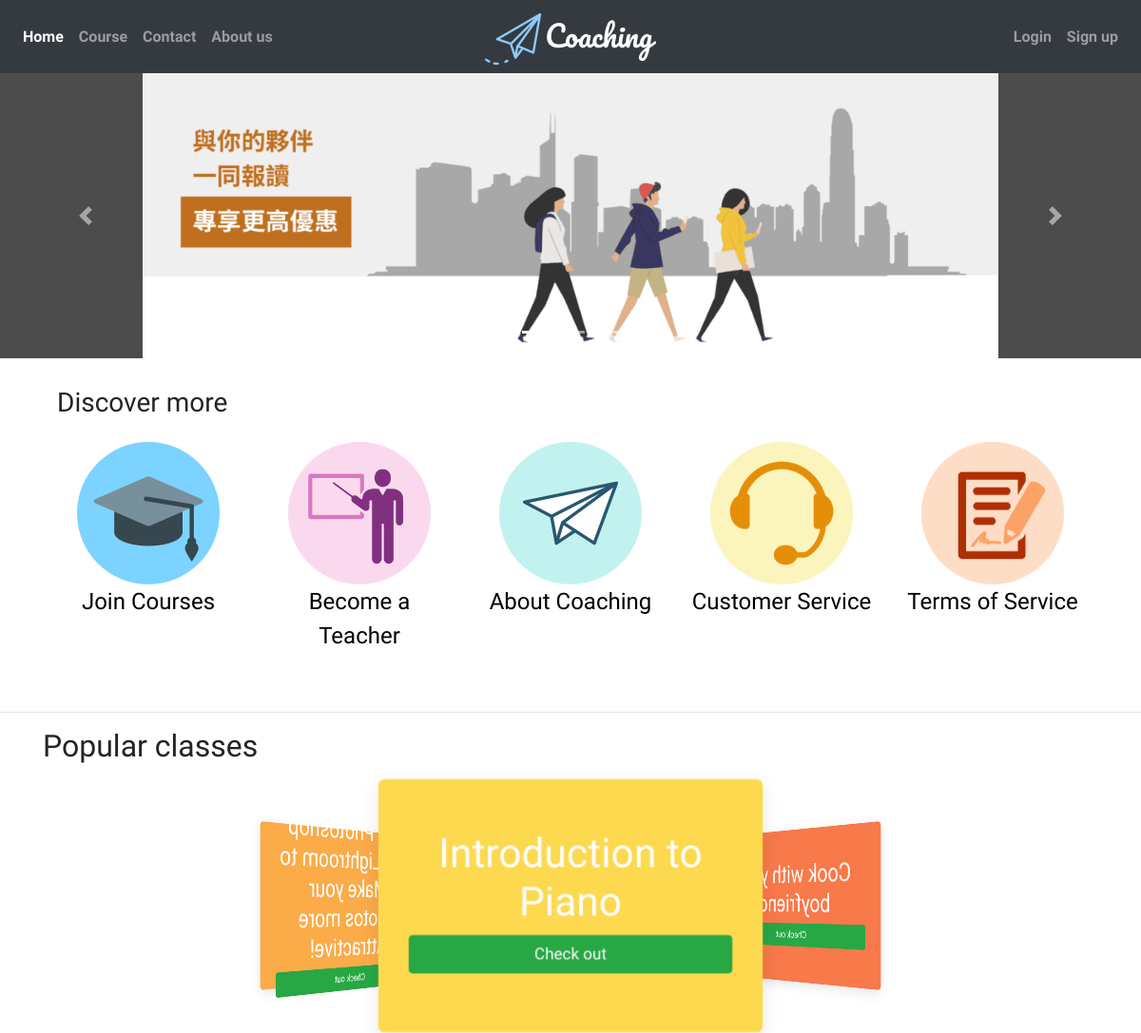
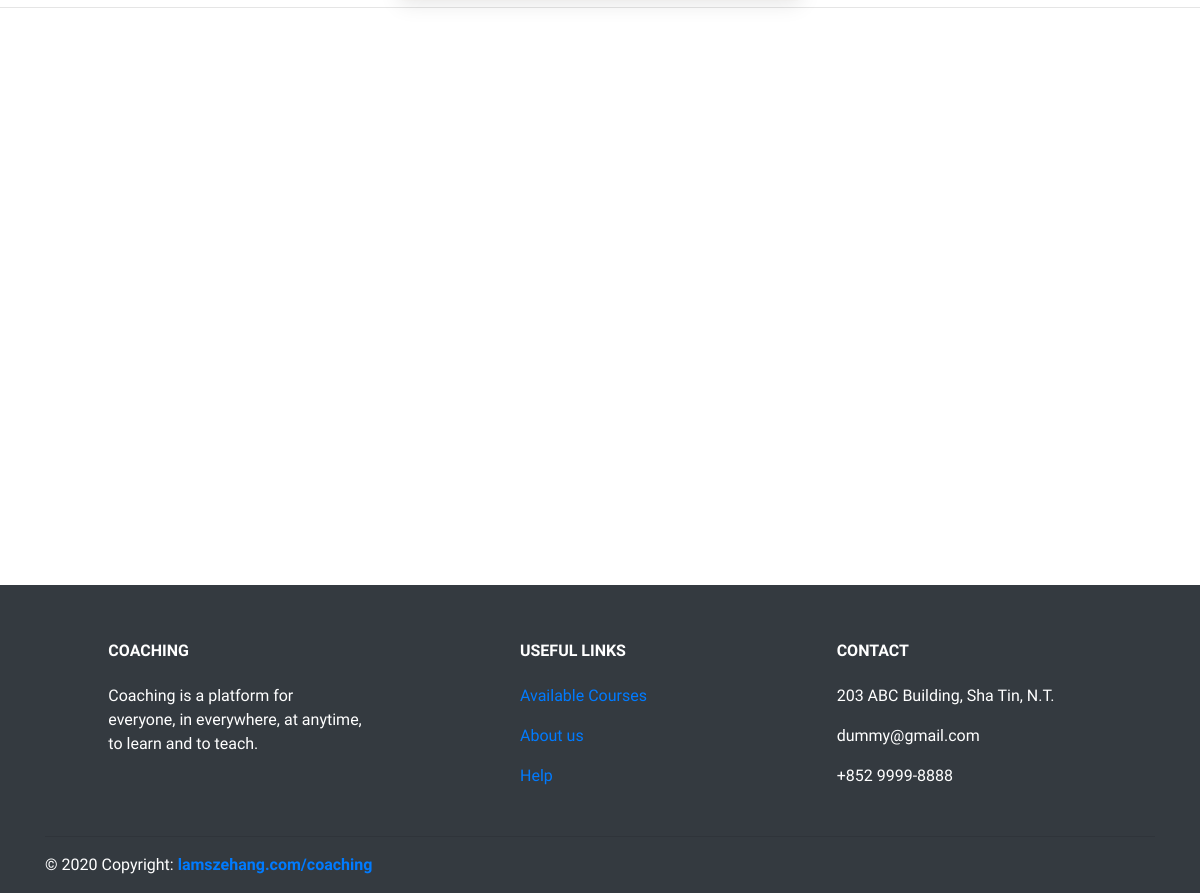
The page / on the database its author committed (2 pictures, top to bottom).
### tables this page shows
CREATE TABLE `courseinfo` (
  `courseId` int(255) NOT NULL,
  `courseName` varchar(255) DEFAULT NULL,
  `courseCategory` varchar(255) DEFAULT NULL,
  `courseContent` text,
  `courseFee` decimal(8,2) DEFAULT NULL,
  `courseImage` longblob,
  `createdBy` int(255) DEFAULT NULL,
  `skypeId` varchar(255) DEFAULT NULL
);

### index.php (the view, shortened to what this page needs)
<!DOCTYPE html>
<html lang="en">
<head>
    <link rel="stylesheet" href="https://stackpath.bootstrapcdn.com/bootstrap/4.4.1/css/bootstrap.min.css"
>
    <link rel="stylesheet" href="./style.css">
</head>
<body>
    <?php
    $servername = "localhost";
    $dbusername = "coachingAdmin";
    $dbpassword = "admin3105";
    $dbname = "coachingdb";
    $conn = mysqli_connect($servername, $dbusername, $dbpassword) or die("Connection failed");
    mysqli_select_db($conn, $dbname) or die("Could not select database");
    ?>
    <nav class="navbar navbar-expand-lg navbar-dark bg-dark sticky-top">
        <div class="navbar-collapse collapse w-100 order-1 order-md-0 dual-collapse2">
            <ul class="navbar-nav mr-auto">
                <li class="nav-item active">
                    <a class="nav-link" href="./index.php">Home</a>
                </li>
                <li class="nav-item">
                    <a class="nav-link" href="./availableCourse.php">Course</a>
                </li>
                <li class="nav-item">
                    <a class="nav-link" href="./contactUs.php">Contact</a>
                </li>
                <li class="nav-item">
                    <a class="nav-link" href="./aboutus.php">About us</a>
                </li>
            </ul>
        </div>
        <div class="mx-auto order-0">
            <img src="./images/logo.png" alt="">
        </div>
        <?php
            if (isset($_SESSION["userid"])){
                if($_SESSION["usertype"] == 1){
                    $username = $_SESSION["username"];
                    print('<div class="navbar-collapse collapse w-100 order-3 dual-collapse2">');
                    print('<ul class="navbar-nav ml-auto">');
                    print('<li class="nav-item active dropdown">');
                        print('<a class="nav-link dropdown-toggle" href="" id="teacherDropDownMenu" data-toggle="dropdown" aria-haspopup="true" aria-expanded="false">Hi, ' . "$username</a>");
                        print('
                            <div class="dropdown-menu" aria-labelledby="teacherDropDownMenu">
                              <h6 class="dropdown-header">Your courses</h6>
                              <a class="dropdown-item" href="createdCourses.php">Created courses</a>
                              <a class="dropdown-item" href="enrolledCourse.php">Enrolled courses</a>
                              <hr>
                              <h6 class="dropdown-header">Other actions</h6>
                              <a class="dropdown-item" href="availableCourse.php">Available courses</a>
                              <a class="dropdown-item" href="createCourseForm.php">Create your course</a>
                            </div>
                        ');
                    print('</li>');
                    print('<li class="nav-item active">');
                    print('<a class="nav-link" href="logout.php" id="logoutBtn">Logout</a>');
                    print('</li>');
                    print('</ul>');
                    print('</div>');
                }else{
                    $username = $_SESSION["username"];
                    print('<div class="navbar-collapse collapse w-100 order-3 dual-collapse2">');
                    print('<ul class="navbar-nav ml-auto">');
                    print('<li class="nav-item active dropdown">');
                        print('<a class="nav-link dropdown-toggle" href="" id="teacherDropDownMenu" data-toggle="dropdown" aria-haspopup="true" aria-expanded="false">Hi, ' . "$username</a>");
                        print('
                            <div class="dropdown-menu" aria-labelledby="teacherDropDownMenu">
                              <h6 class="dropdown-header">Your courses</h6>
                              <a class="dropdown-item" href="enrolledCourse.php">Enrolled courses</a>
                              <hr>
                              <h6 class="dropdown-header">Other actions</h6>
                              <a class="dropdown-item" href="availableCourse.php">Available courses</a>
                            </div>
                        ');
                    print('</li>');
                    print('<li class="nav-item active">');
                    print('<a class="nav-link" href="logout.php" id="logoutBtn">Logout</a>');
                    print('</li>');
                    print('</ul>');
                    print('</div>');
                }
            }else{
                print('
                    <div class="navbar-collapse collapse w-100 order-3 dual-collapse2">
                    <ul class="navbar-nav ml-auto">
                    <li class="nav-item">
                    <a class="nav-link" href="./login.html">Login</a>
                    </li>
                    <li class="nav-item">
                    <a class="nav-link" href="./signup.html">Sign up</a>
                    </li>
                    </ul>
                    </div>');
            }
            ?>
    </nav>
    <div id="carouselExampleIndicators" class="carousel slide carousel-fade" data-ride="carousel">
      <ol class="carousel-indicators">
        <li data-target="#carouselExampleIndicators" data-slide-to="0" class="active"></li>
        <li data-target="#carouselExampleIndicators" data-slide-to="1"></li>
        <li data-target="#carouselExampleIndicators" data-slide-to="2"></li>
      </ol>
      <div class="carousel-inner">
        <div class="carousel-item active">
          <img src="./images/carousel3.png" class="d-block w-100" alt="Image Error">
        </div>
      </div>
      <a class="carousel-control-prev" href="#carouselExampleIndicators" role="button" data-slide="prev">
        <span class="carousel-control-prev-icon" aria-hidden="true"></span>
      </a>
      <a class="carousel-control-next" href="#carouselExampleIndicators" role="button" data-slide="next">
        <span class="carousel-control-next-icon" aria-hidden="true"></span>
      </a>
    </div>
    <div class="container" id="indexDiscover">
      <div class="row">
        <div class="col-12">
          <h3>Discover more</h3>
        </div>
        <div class="col">
        </div>
      </div>
      <div class="row">
        <div class="col discoverContent">
            <a href="./availableCourse.php" class="discoverAnchor">
              <img src="./images/join_courses.png" class="rounded-circle" width="150" height="150">
              <p class="discoverTitle">Join Courses</p>
            </a>
        </div>
        <?php
            if (!isset($_SESSION["usertype"])){
                print('
                <div class="col discoverContent">
                    <a href="./signup.html" class="discoverAnchor">
                      <img src="./images/become_a_teacher.png" class="rounded-circle" width="150" height="150">
                      <p class="discoverTitle">Become a Teacher</p>
                    </a>
                </div>
                ');
            }
        ?>
        <div class="col discoverContent">
            <a href="./aboutus.php" class="discoverAnchor">
              <img src="./images/about_coaching.png" class="rounded-circle" width="150" height="150">
              <p class="discoverTitle">About Coaching</p>
            </a>
        </div>
        <div class="col discoverContent">
            <a href="./contactUs.php" class="discoverAnchor">
              <img src="./images/customer_service.png" class="rounded-circle" width="150" height="150">
              <p class="discoverTitle">Customer Service</p>
            </a>
        </div>
        <div class="col discoverContent">
            <a href="./termsOfService.php" class="discoverAnchor">
              <img src="./images/terms_of_service.png" class="rounded-circle" width="150" height="150">
              <p class="discoverTitle">Terms of Service</p>
            </a>
        </div>
      </div>
    </div>
    <hr>
    <div class="container">
      <h2>Popular classes</h2>
    </div>
    <?php
    $result = mysqli_query($conn, "SELECT courseId, COUNT(*) as frequency FROM bill GROUP BY courseId LIMIT 3");
    $frequency = array();
    while ($row = mysqli_fetch_assoc($result)) {
      array_push($frequency, $row["courseId"]);
    }
    $first = $frequency[0];
    $second = $frequency[1];
    $third = $frequency[2];
    ?>
    <div class="d-flex justify-content-center">
      <figure class="icon-cards mt-3">
        <div class="icon-cards__content">
          <div class="icon-cards__item d-flex align-items-center justify-content-center">
              <?php
                $result = mysqli_query($conn, "SELECT * FROM courseinfo WHERE courseId='$first'");
                $row = mysqli_fetch_assoc($result);
                $name = $row["courseName"];
                print("<span class=\"h1 carouselSpan align-middle\">");
                print("<h1 class=\"carouseHeader\">$name</h1>");
                print("<a class=\"btn btn-success btn-block\" href=\"paypal_checkout/payout.php?courseid=$first\" role=\"button\">Check out</a>");
                print("</span>");
              ?>
          </div>
          <div class="icon-cards__item d-flex align-items-center justify-content-center">
              <?php
                $result = mysqli_query($conn, "SELECT * FROM courseinfo WHERE courseId='$second'");
                $row = mysqli_fetch_assoc($result);
                $name = $row["courseName"];
                print("<span class=\"h1 carouselSpan align-middle\">");
                print("<h1 class=\"carouseHeader\">$name</h1>");
                print("<a class=\"btn btn-success btn-block\" href=\"paypal_checkout/payout.php?courseid=$second\" role=\"button\">Check out</a>");
                print("</span>");
              ?>
          </div>
          <div class="icon-cards__item d-flex align-items-center justify-content-center">
            <?php
                $result = mysqli_query($conn, "SELECT * FROM courseinfo WHERE courseId='$third'");
                $row = mysqli_fetch_assoc($result);
                $name = $row["courseName"];
                print("<span class=\"h1 carouselSpan align-middle\">");
                print("<h1 class=\"carouseHeader\">$name</h1>");
                print("<a class=\"btn btn-success btn-block\" href=\"paypal_checkout/payout.php?courseid=$third\" role=\"button\">Check out</a>");
                print("</span>");
              ?>
          </div>
        </div>
      </figure>
    </div>
    <hr>
    <div class="bg-white py-5">
      <div class="container py-5">
      </div>
    </div>
    <footer class="page-footer font-small text-white bg-dark pt-4">
      <div class="container text-center text-md-left">
        <div class="row text-center text-md-left mt-3 pb-3">
          <div class="col-md-3 col-lg-3 col-xl-3 mx-auto mt-3">
            <h6 class="text-uppercase mb-4 font-weight-bold">Coaching</h6>
            <p>Coaching is a platform for everyone, in everywhere, at anytime, to learn and to teach.</p>
          </div>
          <div class="col-md-3 col-lg-2 col-xl-2 mx-auto mt-3">
            <h6 class="text-uppercase mb-4 font-weight-bold">Useful links</h6>
            <p>
              <a href="./availableCourse.php">Available Courses</a>
            </p>
            <p>
              <a href="./aboutus.php">About us</a>
            </p>
            <p>
              <a href="./contactUs.php">Help</a>
            </p>
          </div>
          <div class="col-md-4 col-lg-3 col-xl-3 mx-auto mt-3">
            <h6 class="text-uppercase mb-4 font-weight-bold">Contact</h6>
            <p>
              203 ABC Building, Sha Tin, N.T.</p>
            <p>
              </i> dummy@gmail.com</p>
            <p>
              </i>+852 9999-8888</p>
          </div>
        </div>
        <hr>
        <div class="row d-flex align-items-center">
          <div class="col-md-7 col-lg-8">
            <p class="text-center text-md-left">© 2020 Copyright:
              <a href="https://lamszehang.com/coaching/">
                <strong>lamszehang.com/coaching</strong>
              </a>
            </p>
          </div>
        </div>
      </div>
    </footer>
</body>
</html>

### style.css (style rules this page uses)
* { padding: 0; margin: 0; font-family: 'Baloo 2', cursive; }
#indexDiscover, .indexDiscover { padding: 30px; }
#indexDiscover .discoverContent { text-align: center; }
.discoverTitle { font-size: 1.5em; }
.discoverAnchor { text-decoration: none; color: black; }
nav { font-weight: bold; }
.carousel .carousel-item { height: 300px; background-color: rgba(0, 0, 0, 0.7); }
.carousel .carousel-item img { min-height: 300px; max-height: 300px; object-fit: scale-down; }
.carousel-fade .carousel-item { opacity: 0; transition-duration: .6s; transition-property: opacity; }
.carousel-fade .carousel-item.active, .carousel-fade .carousel-item-next.carousel-item-left, .carousel-fade .carousel-item-prev.carousel-item-right { opacity: 1; }
.carousel-fade .carousel-item-next, .carousel-fade .carousel-item-prev, .carousel-fade .carousel-item.active, .carousel-fade .active.carousel-item-left, .carousel-fade .active.carousel-item-prev { transform: translateX(0); transform: translate3d(0, 0, 0); }
.icon-cards { position: relative; width: 60vw; height: 40vw; max-width: 380px; max-height: 250px; margin: 0; color: white; perspective: 1000px; transform-origin: center; }
.icon-cards__content { position: absolute; width: 100%; height: 100%; transform-origin: center; transform-style: preserve-3d; transform: translateZ(-30vw) rotateY(0); animation: carousel 10s infinite cubic-bezier(0.77, 0, 0.175, 1) forwards; }
.icon-cards__item { position: absolute; top: 0; left: 0; right: 0; bottom: 0; width: 60vw; height: 40vw; max-width: 380px; max-height: 250px; box-shadow: 0 5px 20px rgba(0, 0, 0, .1); border-radius: 6px; transform-origin: center; }
.icon-cards__item:nth-child(1) { background: #fdd94f; transform: rotateY(0) translateZ(35vw); }
.icon-cards__item:nth-child(2) { background: #f87949; transform: rotateY(120deg) translateZ(35vw); }
.icon-cards__item:nth-child(3) { background: #fbab48; transform: rotateY(240deg) translateZ(35vw); }

### index.php (style rules this page uses)
.carouselSpan { padding: 30px; text-align: center; }

### rows shown on the page
courseinfo: courseName "Introduction to Piano"
courseinfo: courseName "Cook with your boyfriend!"
courseinfo: courseName "Use Photoshop and Lightroom to Make your Photos more Attractive!"
